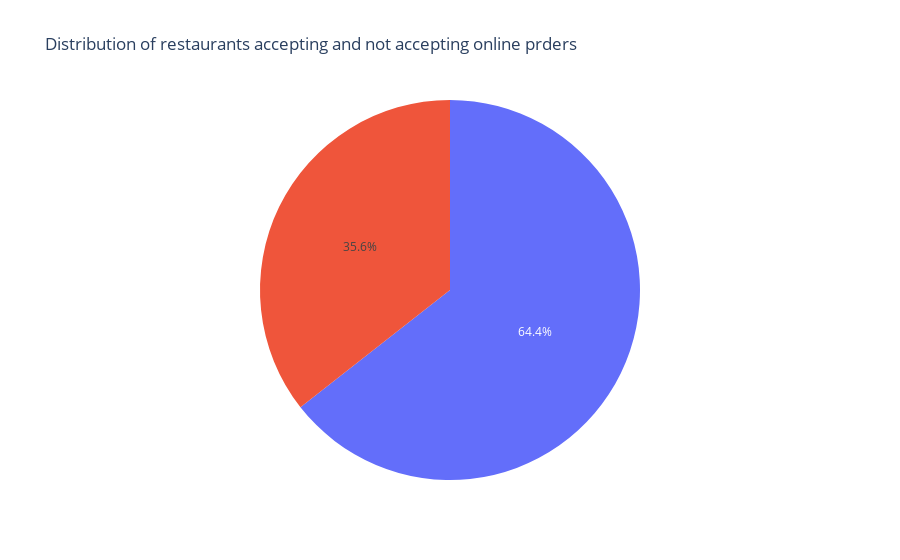

The cell this chart's notebook holds for it:
### Code cell
px.pie(df,values=x,labels=labelss,title='Distribution of restaurants accepting and not accepting online prders')

### Figure 1 — Plotly figure (JSON) as saved in the notebook; plotly's stock layout.template omitted (floating-point values rounded to 4 significant figures)
{"data": [{"domain": {"x": [0, 1], "y": [0, 1]}, "hovertemplate": "value=%{value}<extra></extra>", "legendgroup": "", "name": "", "showlegend": false, "type": "pie", "values": [28308, 15634]}], "layout": {"legend": {"tracegroupgap": 0}, "title": {"text": "Distribution of restaurants accepting and not accepting online prders"}}}
